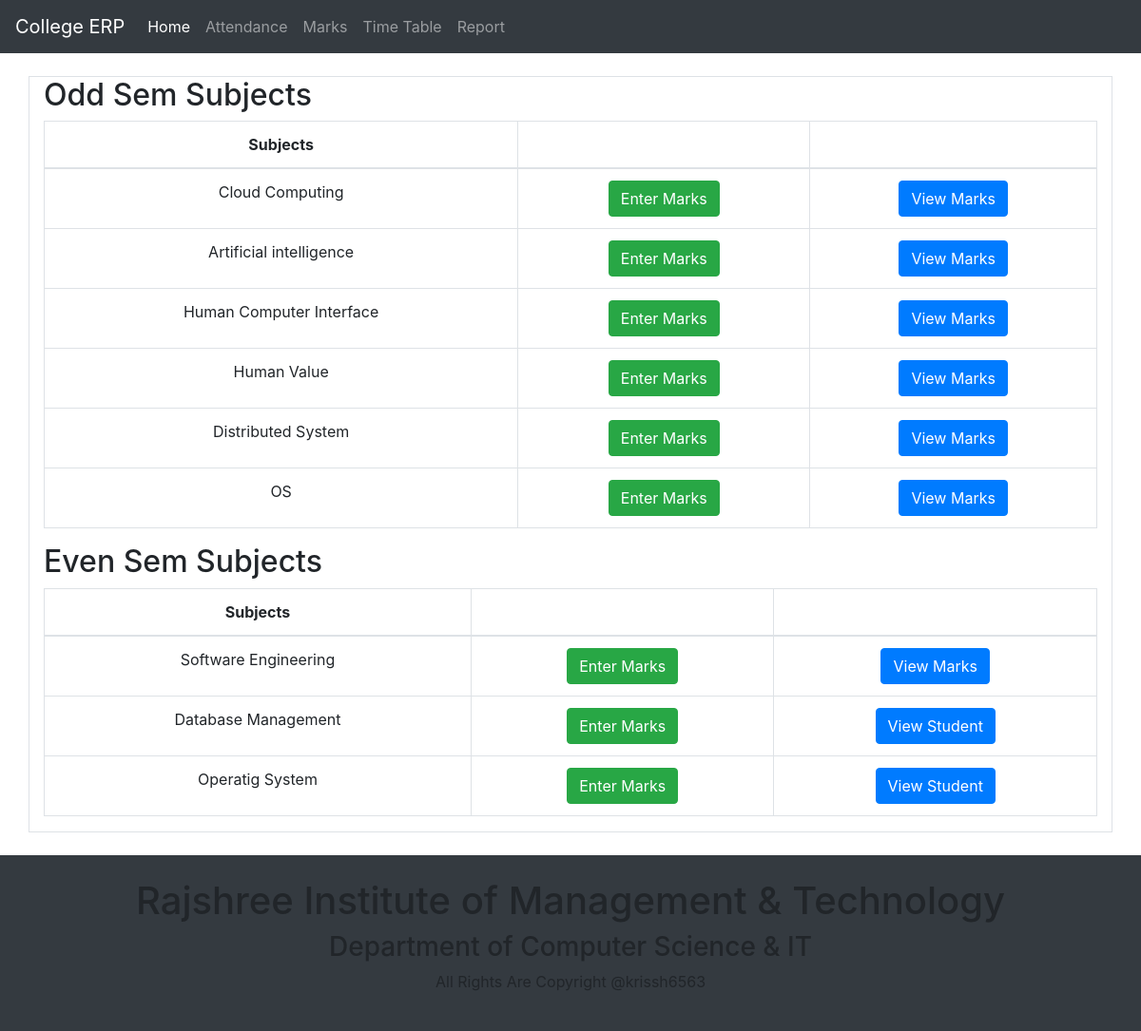
Page /sub_list on the committed database.
### info/models.py (models this page shows, shortened)
class subjects_list(models.Model):
    name = models.CharField(max_length=50)

### info/views.py (the view)
# urls.py: path('sub_list',views.sub_list_view, name = 'sub_list'),
def sub_list_view(request):
    data = subjects_list.objects.all()
    stu = {
        "student_name":data
    }
    return render(request, 'sub_list.html', stu)

### info/templates/sub_list.html
{% extends 'base.html' %}
{% load static %}
{% block content %}
<div class="container  border mt-4 mb-4">
    <h2>Odd Sem Subjects</h2>
    <table class="table table-bordered text-center">
        <thead>
            <tr>
                <th>Subjects</th>
                <th></th>
                <th></th>
            </tr>
        </thead>
        <tbody>
            {% for student in student_name %}
            <tr>
                <td>{{ student.name }}</td>
                <td><a href="{% url 'sem_marks' %}"><button type="button" class="btn btn-success">Enter Marks</button></a></td>
                <td><a href="{% url 'view_student' %}"><button type="button" class="btn btn-primary">View Marks</button></a></td>
            </tr>
            {% endfor %}
        </tbody>
    </table>
    <h2>Even Sem Subjects</h2>
    <table class="table table-bordered text-center">
        <thead>
            <tr>
                <th>Subjects</th>
                <th></th>
                <th></th>
            </tr>
        </thead>
        <tbody>
            <tr>
                <td>Software Engineering</td>
                <td><a href="{% url 'sem_marks' %}"><button type="button" class="btn btn-success">Enter Marks</button></a></td>
                <td><a href="{% url 'view_student' %}"><button type="button" class="btn btn-primary">View Marks</button></a></td>
            </tr>
            <tr>
                <td>Database Management</td>
                <td><button type="button" class="btn btn-success">Enter Marks</button></td>
                <td><button type="button" class="btn btn-primary">View Student</button></td>
            </tr>
            <tr>
                <td>Operatig System</td>
                <td><button type="button" class="btn btn-success">Enter Marks</button></td>
                <td><button type="button" class="btn btn-primary">View Student</button></td>
            </tr>
        </tbody>
    </table>
</div>
{% endblock %}

### rows in the picture
subjects_list: name "Cloud Computing"
subjects_list: name "Artificial intelligence"
subjects_list: name "Human Computer Interface"
subjects_list: name "Human Value"
subjects_list: name "Distributed System"
subjects_list: name "OS"
